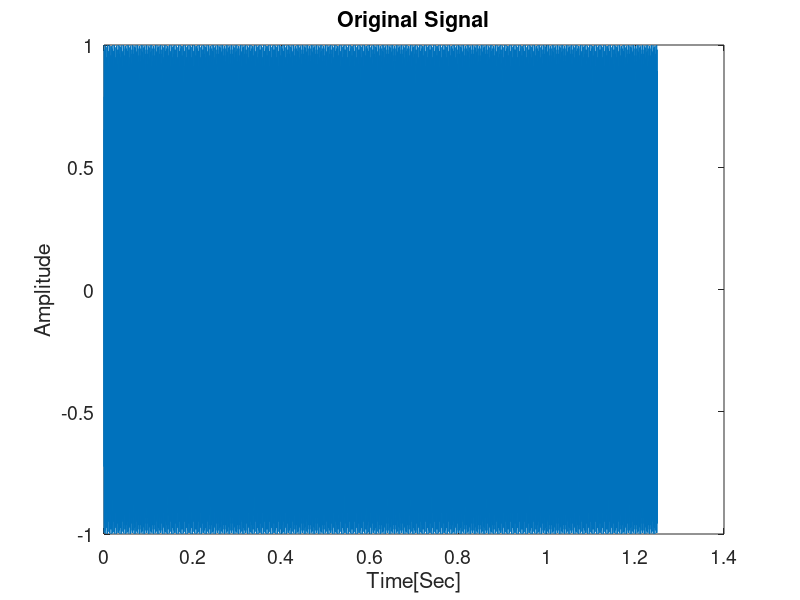

Recreate this plot in MATLAB. (Note: this script raises an error after producing the figure.)
% Short-Time Fourier Transform
% Demo Program
% Digital Signal Processing II (83-624), Bar-Ilan University
% Revised 7 January, 2014
% Sharon Gannot
%% Sample file

close all
clear all
clc
%[s,fs] = audioread('mewm0-si718.wav'); % 'medr0-si744' % 'mewm0-si718' % 'fdmy0-sx297'
s = cos(2*pi/256*97*(00:9999)); fs = 8000; 
%s = exp(2*pi*sqrt(-1)/256*97*(00:9999)); fs = 8000;

if size(s,1)<size(s,2),s=s';end
figure(1)
plot([0:length(s)-1]/fs,s)
title('Original Signal','fontsize',14);
xlabel('Time[Sec]','fontsize',14);
ylabel('Amplitude','fontsize',14);
set(gca,'fontsize',14);
soundsc(s,fs)
%% Analysis

Lh = 512; %256;%1024;15; % Window length
% NFFT - FFT length. 


Synth_Method = 'No_Overlap'; % 'WOLA'; 'FBS'; 'No_Overlap'
switch Synth_Method
    case 'WOLA'
        NFFT = Lh;
        w_analysis =  hamming(Lh); %hamming(Lh); boxcar(Lh);
        R = fix(Lh/4); % Jump 
    case 'FBS'
        NFFT = Lh/4;
        w_analysis =  sinc((-Lh/2:Lh/2-1)/NFFT)'/NFFT; % boxcar(Lh); 
        w_analysis = w_analysis.*hamming(length(w_analysis)); % Using hamming to reduce sidelobe level
        R = 1; % Jump
    case 'No_Overlap'
        NFFT = Lh;
        w_analysis = hamming(Lh); 
        R = Lh; % Jump   
end;

S = stft(s, w_analysis, R ,NFFT);
S1 = my_stft(s, w_analysis, R, NFFT);

sprintf("S: (%d,%d) S1: (%d,%d), diff: %.3f",size(S), size(S1), norm(S-S1))
%% Sonogram

T = (0:size(S,2))/fs*R;
F = (0:NFFT/2)*fs/2/(NFFT/2);
figure(2)
imagesc(T,F,20*log10(abs(S1(1:NFFT/2+1,:)+eps)))
axis xy
xlabel('Time[Sec]','fontsize',14);
ylabel('Frequency[Hz]','fontsize',14);
set(gca,'fontsize',14);
colorbar

%% Weighted Overlap and Add - Synthesis

Synth_Win = 'No_Overlap'; % 'Perfect' ; 'Rectangular' ; 'No_Overlap'
switch Synth_Win
    case 'Rectangular'
        Lf = Lh;
        w_synthesis = boxcar(Lf);
    case 'Perfect'
        w_synthesis = synthesis_win(w_analysis, R); % In this program Lf = Lh;
    case 'No_Overlap'
        w_synthesis = 1./w_analysis; % By Definition Lf = Lh;
end
s_hat = real(istft(S, w_synthesis, R));
s_hat1 = real(my_istft(S, w_synthesis, R));
norm(s_hat-s_hat1)
%% Filter Bank Sum - Synthesis

s_hat = FBS(S);

%% Calculate the window gain (for WOLA with boxcar synthesis window)
w = zeros(Lh*5,1);
w(3*Lh+1:4*Lh) = w_analysis;
Seg_No = 1+floor((length(w)-Lh)/R);

W = zeros(Seg_No,Lh);
for p = 1:Seg_No;
    W(p,:) = w((p-1)*R+1:(p-1)*R+Lh)';
end;
ww = sum(W);
win_gain = mean(ww);
D = 1;
ERR_win = 10*log10(sum((1-ww/win_gain).^2));

figure(3),plot(ww)
title(['Overlapping windows (window error = ',num2str(ERR_win,4),'dB)'],'fontsize',14);
xlabel('Sample Number','fontsize',14);
ylabel('Amplitude','fontsize',14);
set(gca,'fontsize',14);

%% Calculate the window gain and delay (for WOLA with perfect/no_overlap synthesis window)

win_gain = 1;
D = 1;

%% Calculate the window gain and delay (for FBS)

[win_gain,D] = max(w_analysis);

%% Test reconstructed signal
LL = min(length(s),length(s_hat)); % For presenting the reconstructed signal
tt = (Lh-R)+1:LL-Lh;

s_d = delay(s_hat,D-1);
SNR_rec=10*log10(var(s(tt))/var(s(tt)-s_d(tt)/win_gain));
figure(4)
subplot(211)
plot(tt/fs,s_d(tt)/win_gain)
title('Reconstructed Signal','fontsize',14);
xlabel('Time[Sec]','fontsize',14);
ylabel('Amplitude','fontsize',14);
set(gca,'fontsize',14);
subplot(212)
plot(tt/fs,s(tt)-s_d(tt)/win_gain)
title(['Reconstruction Error (SNR=',num2str(SNR_rec,4),'dB)'],'fontsize',14);
xlabel('Time[Sec]','fontsize',14);
ylabel('Amplitude','fontsize',14);
set(gca,'fontsize',14);

soundsc(s_d)
%% Filtering - Prepare the filter
Lg = 75;
Hd = LPF(Lg-1);
g = Hd.Numerator'; % [zeros(15,1); 1 ; 0];

figure(5)
stem(0:Lg-1,g)
figure(6)
[gg,omega] = freqz(g,1,2048);
plot(omega/pi*fs/2,10*log10(abs(gg)));
title('Frequency Response','fontsize',14);
xlabel('Frequency[Hz]','fontsize',14);
ylabel('Amplitude[dB]','fontsize',14);
set(gca,'fontsize',14);
s_fil_conv = filter(g,1,s);
soundsc(s_fil_conv)
%% : Overlap & Add
NFFT = 256;
G = fft(g,NFFT,1);

Lh = NFFT-Lg+1; % Analysis window length
R = Lh;
w_analysis = boxcar(Lh); % In OLA we use only Boxcar windows
Lf = NFFT; % Synthesis window length 

% It is assumed that FFT size is smaller or equal the synthesis window. 
%If this is not the case, it is the user responsibility to use correct
%zero-padding of the windows to the correct FFT size.

w_synthesis = boxcar(Lf);  % In OLA we use only Boxcar windows


S = stft(s, w_analysis, R ,NFFT);
S_FIL = repmat(G,1,size(S,2)).*S; % Frequency band processing 
s_fil_ola = real(istft(S_FIL, w_synthesis, R));


LL = min(length(s),length(s_fil_ola)); %For presenting the reconstructed signal
tt = (Lh-R)+1:LL-Lh;

SNR_fil_ola = 10*log10(var(s_fil_conv(tt))/var([s_fil_conv(tt)-s_fil_ola(tt)]));

figure(7)
plot([ s_fil_conv(tt)-s_fil_ola(tt)])
title(['Overlap Add Reconstruction Error (SNR=',num2str(SNR_fil_ola,4),'dB)'],'fontsize',14);

xlabel('Time[Sec]','fontsize',14);
ylabel('Amplitude','fontsize',14);
set(gca,'fontsize',14);

soundsc(s_fil_ola)

%% : Overlap & Save
% The parameters are wrong !!!
% % % (Overlap-save algorithm for linear convolution)
% % % h = FIR_impulse_response
% % % M = length(h)
% % % overlap = M − 1
% % % N = 8 × overlap    (see next section for a better choice)
% % % step_size = N − overlap
% % % H = DFT(h, N)
% % % position = 0
% % % 
% % % while position + N ≤ length(x)
% % %     yt = IDFT(DFT(x(position+(1:N))) × H)
% % %     y(position+(1:step_size)) = yt(M : N)    (discard M−1 y-values)
% % %     position = position + step_size
% % % end

% original code
NFFT = 256;

G = fft(g,NFFT);

Lh = NFFT; % Analysis window length
% Original code
% R = Lg+1; 
% corrected
R = NFFT- Lg + 1;

w_analysis = boxcar(Lh);
% original code
% Lf = Lg; % Synthesis window length
% corrected
Lf = NFFT;

% It is assumed that FFT size is smaller or equal the synthesis window. 
% If this is not the case, it is the user responsibility to use correct
% zero-padding of the windows to the correct FFT size.
% original
% w_synthesis = zeros(size(w_analysis));

w_synthesis = zeros(Lf,1);
% original
% w_synthesis(1:Lg) = boxcar(Lg);
% corrected
w_synthesis(Lg:end) = boxcar(Lf-Lg+1);


S = stft(s, w_analysis, R ,NFFT);
S_FIL = repmat(G,1,size(S,2)).*S; % Frequency band processing 
s_fil_ols = real(istft(S_FIL, w_synthesis, R));

LL = min(length(s),length(s_fil_ols)); %For presenting the reconstructed signal
tt = (Lh-R)+1:LL-Lh;

SNR_fil_ols = 10*log10(var(s_fil_conv(tt))/var([s_fil_conv(tt)-s_fil_ols(tt)]));

figure(7)
plot([ s_fil_conv(tt)-s_fil_ols(tt)])
title(['Overlap & Save Reconstruction Error (SNR=',num2str(SNR_fil_ols,4),'dB)'],'fontsize',14);

xlabel('Time[Sec]','fontsize',14);
ylabel('Amplitude','fontsize',14);
set(gca,'fontsize',14);

soundsc(s_fil_ols)
%% Filtering with WOLA

Lh = 512; %256;%1024;15; % Window length
NFFT = Lh;
w_analysis =  hamming(Lh); % hamming(Lh); boxcar(Lh);
R = fix(Lh/4); % Jump
        
w_synthesis = synthesis_win(w_analysis, R);

S = stft(s, w_analysis, R ,NFFT);


     
G = fft(g,NFFT,1);

S_FIL = repmat(G,1,size(S,2)).*S;
s_fil_wola = real(istft(S_FIL, w_synthesis, R));

LL = min(length(s_fil_wola),length(s_fil_conv)); % For presenting the reconstructed signal
tt = (Lh-R)+1:LL-Lh;

SNR_fil_rec = 10*log10(var(s_fil_conv(tt))/var([s_fil_conv(tt)-s_fil_wola(tt)]));

figure(8)
plot(tt/fs, s_fil_conv(tt),tt/fs, s_fil_wola(tt))


title(['STFT Reconstruction Error (SNR=',num2str(SNR_fil_rec,4),'dB)'],'fontsize',14);


xlabel('Time[Sec]','fontsize',14);
ylabel('Amplitude','fontsize',14);
set(gca,'fontsize',14);

soundsc(s_fil_wola)
